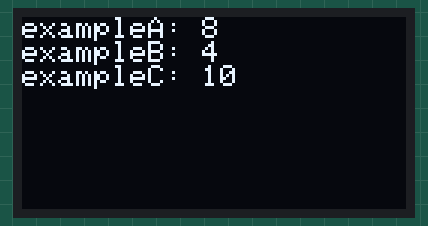
This sketch was run on a simulated Arduboy, built with avr-gcc and run on an emulated ATmega32U4. Parts: 128×64 one-colour display.

Above: at 0.1 s.

The sketch:

SizeDemo.ino
```cpp
// (licence header left out)
#include <Arduboy2.h>

#include "Size.h"

Arduboy2 arduboy;

const char exampleA[8] PROGMEM {};
const int exampleB[4] PROGMEM {};
const uint8_t exampleC[10] PROGMEM {};

void setup()
{
	arduboy.begin();
}

void loop()
{
	if(!arduboy.nextFrame())
		return;

	arduboy.clear();

	arduboy.print(F("exampleA: "));
	arduboy.println(getSize(exampleA));

	arduboy.print(F("exampleB: "));
	arduboy.println(getSize(exampleB));

	arduboy.print(F("exampleC: "));
	arduboy.println(getSize(exampleC));

	arduboy.display();
}
```

Size.h
```cpp
#pragma once

//
// MIT License
//
// Copyright (c) 2022 Pharap (@Pharap)
//
// Permission is hereby granted, free of charge, to any person obtaining a copy
// of this software and associated documentation files (the "Software"), to deal
// in the Software without restriction, including without limitation the rights
// to use, copy, modify, merge, publish, distribute, sublicense, and/or sell
// copies of the Software, and to permit persons to whom the Software is
// furnished to do so, subject to the following conditions:
//
// The above copyright notice and this permission notice shall be included in all
// copies or substantial portions of the Software.
//
// THE SOFTWARE IS PROVIDED "AS IS", WITHOUT WARRANTY OF ANY KIND, EXPRESS OR
// IMPLIED, INCLUDING BUT NOT LIMITED TO THE WARRANTIES OF MERCHANTABILITY,
// FITNESS FOR A PARTICULAR PURPOSE AND NONINFRINGEMENT. IN NO EVENT SHALL THE
// AUTHORS OR COPYRIGHT HOLDERS BE LIABLE FOR ANY CLAIM, DAMAGES OR OTHER
// LIABILITY, WHETHER IN AN ACTION OF CONTRACT, TORT OR OTHERWISE, ARISING FROM,
// OUT OF OR IN CONNECTION WITH THE SOFTWARE OR THE USE OR OTHER DEALINGS IN THE
// SOFTWARE.
//

#if defined(ARDUINO)

// Include size_t
#include <stddef.h>

#else

// Include std::size_t
#include <cstddef>

#endif

//
// getSize
//

#if defined(ARDUINO)

template< typename Type, size_t size >
constexpr size_t getSize(const Type (&)[size]) noexcept
{
	return size;
}

#else

template< typename Type, std::size_t size >
constexpr std::size_t getSize(const Type (&)[size]) noexcept
{
	return size;
}

#endif
```
